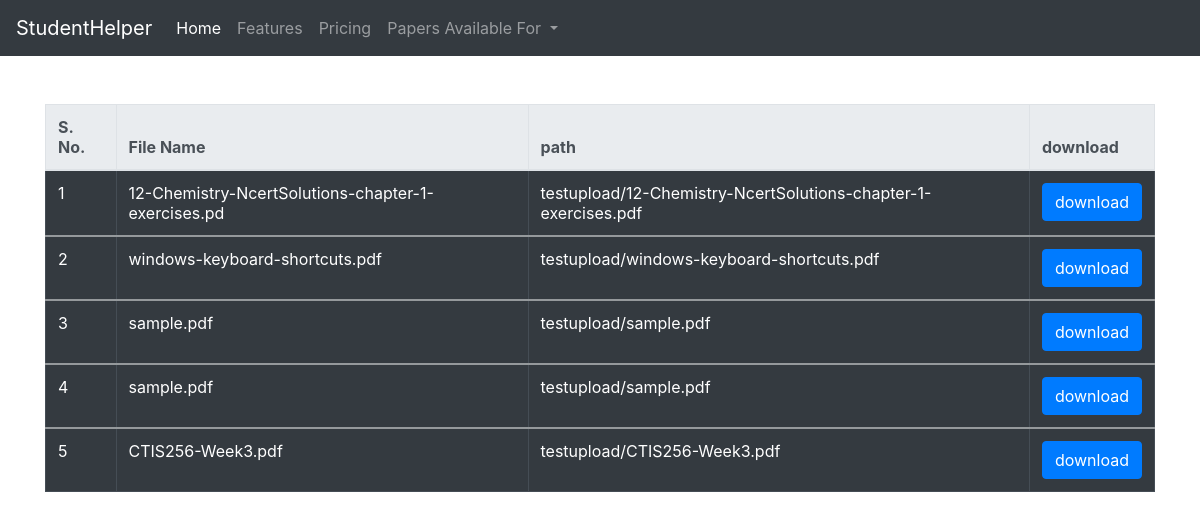
Page /index.php?page=bca on the committed database.
### tables this page shows
CREATE TABLE `bca` (
  `id` int(4) NOT NULL,
  `file` varchar(50) NOT NULL,
  `path_name` varchar(500) NOT NULL
);

### admin/dbconn.php (called while the page is built, shortened)
<?php
class db
{
	public $host="localhost";
	public $username="root";
	public $password="";
	public $dbname="studenthelper";
	public $conn;
	public function __construct()
	{
		$this->conn = new mysqli($this->host,$this->username,$this->password,$this->dbname);
	}
	public function show_data($qry)
	{
		$result = $this->conn->query($qry);
		$row = $result->fetch_all(MYSQLI_ASSOC);
		return $row;
	}
}
?>

### bca.php (the view, shortened to what this page needs)
<?php
	$obj = new db();
	$qry = "select * from bca ";
	$row = $obj->show_data($qry);
	?>
	<div class="container mt-5">
		<div >
			<table class="table table-hover table-bordered table-responsive-sm table-dark">
				<thead class="thead-light">
				    <tr>
				      <th scope="col">S. No.</th>
				      <th scope="col">File Name</th>
				        <th scope="col">path</th>
				      <th scope="col">download</th>
	<?php
	$index=1;
	foreach ($row as $result)
	{
		?>
		<tbody>
		<tr">
			<td><?php echo $index++; ?></td>
             <td><?php echo $result['file'];?></td>
  				 <td><?php echo $result['path_name'];?></td>
            <td><a href="admin/<?=$result['path_name']?>"download><button class="btn btn-primary" >download</button></a></td>
           	</tr>
		</tbody>
	<?php
	}
	echo '</table></div></div></div>';
?>

### cdnmew.php (shortened to what this page needs)
<link rel="stylesheet" href="https://stackpath.bootstrapcdn.com/bootstrap/4.2.1/css/bootstrap.min.css">

### navbar.php (shortened to what this page needs)
<nav class="navbar navbar-expand-lg navbar-dark bg-dark">
  <a class="navbar-brand" href="#">StudentHelper</a>
  <div class="collapse navbar-collapse" id="navbarNavDropdown">
    <ul class="navbar-nav">
      <li class="nav-item active">
        <a class="nav-link" href="index.php?page=home">Home <span class="sr-only">(current)</span></a>
      </li>
      <li class="nav-item">
        <a class="nav-link" href="#">Features</a>
      </li>
      <li class="nav-item">
        <a class="nav-link" href="#">Pricing</a>
      </li>
      <li class="nav-item dropdown">
        <a class="nav-link dropdown-toggle" href="#" id="navbarDropdownMenuLink" role="button" data-toggle="dropdown" aria-haspopup="true" aria-expanded="false">
          Papers Available For
        </a>
      </li>
    </ul>
  </div>
</nav>

### index.php (shortened to what this page needs)
<?php include "cdnmew.php";
include "navbar.php";
include "admin/dbconn.php";
if(isset($_GET['page']))
{  $page = $_GET['page'];
	switch ($page) {
		case 'bca':
				include'bca.php';
				break;
	}
}

### rows in the picture
bca: file "12-Chemistry-NcertSolutions-chapter-1-exercises.pd", path_name "testupload/12-Chemistry-NcertSolutions-chapter-1-exercises.pdf"
bca: file "windows-keyboard-shortcuts.pdf", path_name "testupload/windows-keyboard-shortcuts.pdf"
bca: file "sample.pdf", path_name "testupload/sample.pdf"
bca: file "sample.pdf", path_name "testupload/sample.pdf"
bca: file "CTIS256-Week3.pdf", path_name "testupload/CTIS256-Week3.pdf"
